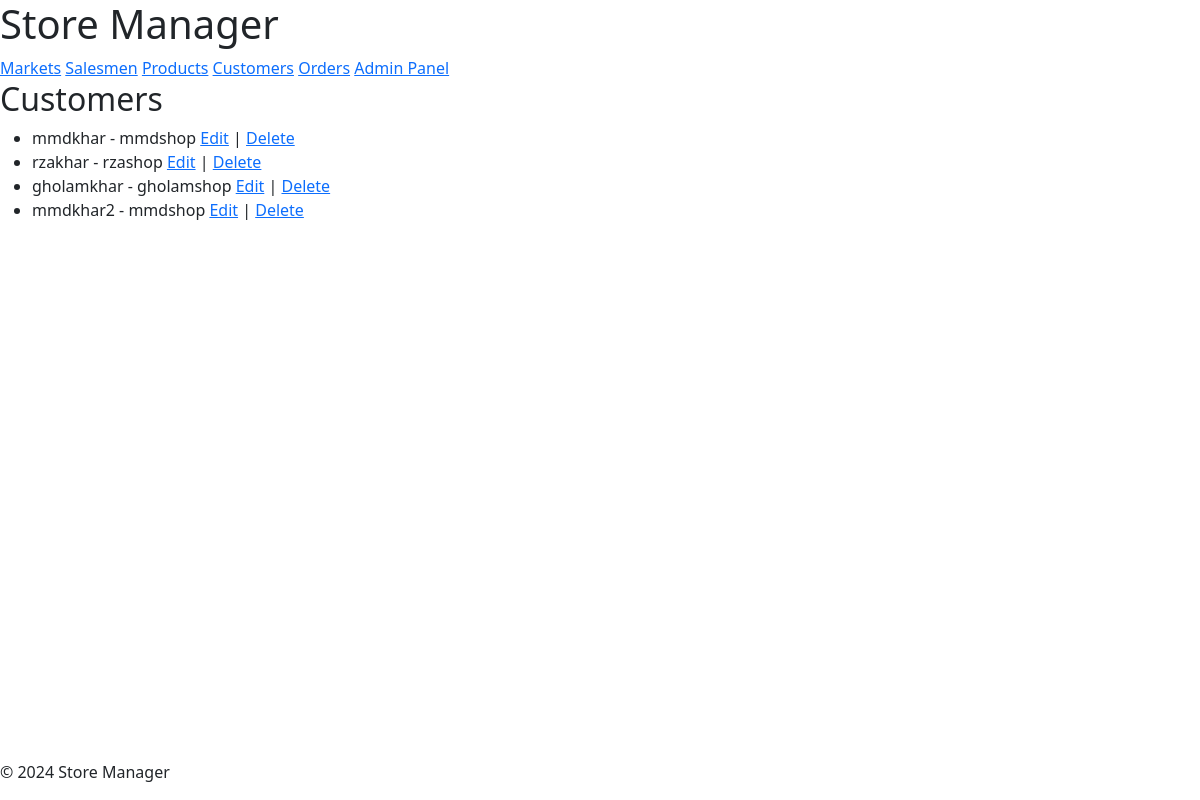
The page /customers/ (signed in) on the database its author committed.
### storeManager/models.py (models this page shows, shortened)
class Customer(models.Model):
    customer_id = models.AutoField(primary_key=True)
    customer_name = models.CharField(max_length=255)
    email = models.EmailField(null=True, blank=True)
    market = models.ForeignKey(Market, on_delete=models.CASCADE, null=True, blank=True)

class Market(models.Model):
    market_id = models.AutoField(primary_key=True)
    market_name = models.CharField(max_length=255)
    location = models.CharField(max_length=255)
    def __str__(self):
        return self.market_name

### storeManager/views.py (the view)
# urls.py: path('customers/', views.CustomerListView.as_view(), name='customer_list'),
class CustomerListView(LoginRequiredMixin, ListView):
    model = Customer
    template_name = 'customer/customer_list.html'
    context_object_name = 'customers'
    paginate_by = 10
    def get_queryset(self):
        query = self.request.GET.get('q')
        if query:
            return Customer.objects.filter(customer_name__icontains=query)
        return Customer.objects.all()

### storeManager/templates/customer/customer_list.html
{% extends 'base.html' %}
{% block content %}
<h2>Customers</h2>
<ul>
    {% for customer in object_list %}
    <li>
        {{ customer.customer_name }} - {{ customer.market }}
        <a href="{% url 'customer_edit' customer.pk %}">Edit</a> |
        <a href="{% url 'customer_delete' customer.pk %}">Delete</a>
    </li>
    {% empty %}
        <li>No customers available</li>
    {% endfor %}
</ul>
{% endblock %}

### rows shown on the page
Customer: customer_name "mmdkhar", market "mmdshop"
Customer: customer_name "rzakhar", market "rzashop"
Customer: customer_name "gholamkhar", market "gholamshop"
Customer: customer_name "mmdkhar2", market "mmdshop"
